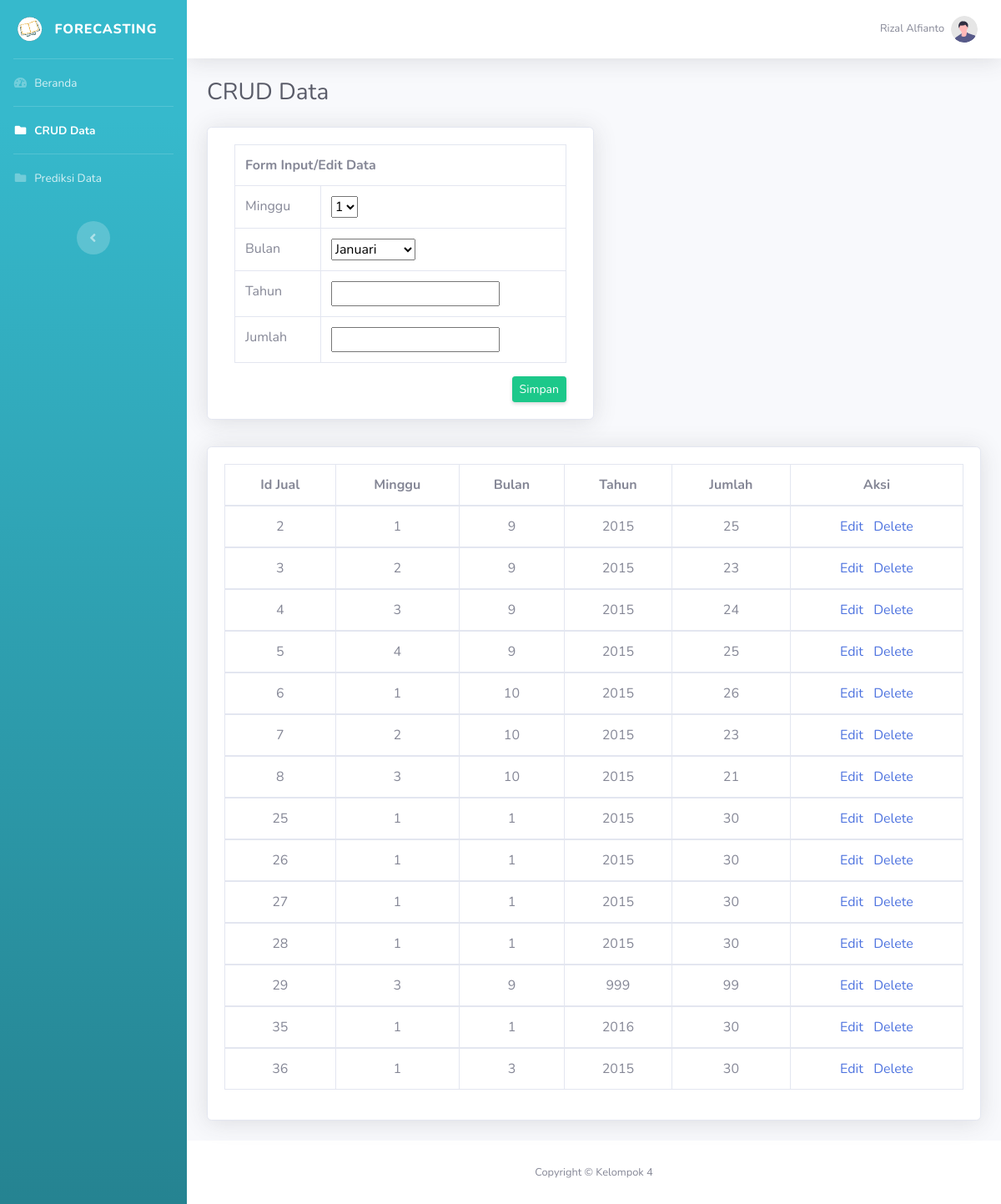
Page /crud_data.php (signed in) on the committed database.
### tables this page shows
CREATE TABLE `penjualan` (
  `id_jual` int(11) NOT NULL,
  `minggu` char(1) NOT NULL,
  `bulan` char(2) NOT NULL,
  `tahun` char(4) NOT NULL,
  `jumlah` int(6) NOT NULL
);

### backend/backend_lihat.php (called while the page is built, shortened)
<?php
    $penjualan = new Penjualan('','','','','');
    $minggu = [
        '1' => '',
        '2' => '',
        '3' => '',
        '4' => '',
    ];
    $bulan = [
        '1' => '',
        '2' => '',
        '3' => '',
        '4' => '',
        '5' => '',
        '6' => '',
        '7' => '',
        '8' => '',
        '9' => '',
        '10' => '',
        '11' => '',
        '12' => '',
    ];
?>

### backend/penjualan.php (called while the page is built, shortened)
<?php
    include_once 'koneksi.php';
    class Penjualan{
        function __construct($id_jual, $minggu, $bulan, $tahun, $jumlah){
            $database = new Database();
            $this->id_jual = $id_jual;
            $this->minggu = $minggu;
            $this->bulan = $bulan;
            $this->tahun = $tahun;
            $this->jumlah = $jumlah;
        }
        public static function readAllData(){
            $arrayPenjualan = array();
            $query = "SELECT * FROM penjualan";
            $database = new Database();
            $connection = $database->connect();
            $result = $connection->query($query) or die($connection->error);
            while ($row=$result->fetch_assoc()){
                $penjualan = new Penjualan(
                    $row['id_jual'],
                    $row['minggu'],
                    $row['bulan'],
                    $row['tahun'],
                    $row['jumlah']
                );
                $arrayPenjualan[$penjualan->id_jual] = $penjualan;
            }
            return $arrayPenjualan;
        }
    }
?>

### backend/koneksi.php (called while the page is built, shortened)
<?php
	class Database{
		private $host="localhost";
		private $user="root";
		private $pass="";
		private $db="forecast";
		public function connect(){
			$this->conn = mysqli_connect($this->host,$this->user,$this->pass,$this->db);
			return $this->conn;
		}
	}
?>

### crud_data.php (the view, shortened to what this page needs)
<!DOCTYPE html>
<?php
include("backend/koneksi.php");
include("backend/penjualan.php");
include("backend/backend_lihat.php");
?>
<html lang="en">
<head>
    <link href="vendor/fontawesome-free/css/all.min.css" rel="stylesheet" type="text/css">
    <link href="css/sb-admin-2.min.css" rel="stylesheet">
    <link href="css/arabic.css" rel="stylesheet" >
</head>
<body id="page-top">
    <div id="wrapper">
        <ul class="navbar-nav bg-gradient-info sidebar sidebar-dark accordion" id="accordionSidebar">
            <a class="sidebar-brand d-flex align-items-center justify-content-center" href="beranda.php">
                <div class="sidebar-brand-icon rotate-n-15">
                    <img src="img/dashboard.png" width="30px" height="30px">
                </div>
                <div class="sidebar-brand-text mx-3">FORECASTING</div>
            </a>
            <hr class="sidebar-divider my-0">
            <li class="nav-item">
                <a class="nav-link" href="beranda.php">
                    <i class="fas fa-fw fa-tachometer-alt"></i>
                    <span>Beranda</span>
                </a>
            </li>
            <hr class="sidebar-divider my-0">
            <li class="nav-item active">
                <a class="nav-link" href="crud_data.php">
                    <i class="fas fa-fw fa-folder"></i>
                    <span>CRUD Data</span>
                </a>
            </li>
            <hr class="sidebar-divider my-0">
            <li class="nav-item">
                <a class="nav-link" href="prediksi_data.php">
                    <i class="fas fa-fw fa-folder"></i>
                    <span>Prediksi Data</span>
                </a>
            </li>
            <br>
            <div class="text-center d-none d-md-inline">
                <button class="rounded-circle border-0" id="sidebarToggle"></button>
            </div>
        </ul>
        <div id="content-wrapper" class="d-flex flex-column">
            <div id="content">
                <nav class="navbar navbar-expand navbar-light bg-white topbar mb-4 static-top shadow">
                    <ul class="navbar-nav ml-auto">
                        <li class="nav-item dropdown no-arrow">
                            <a class="nav-link dropdown-toggle" href="#" id="userDropdown" role="button"
                                data-toggle="dropdown" aria-haspopup="true" aria-expanded="false">
                                <span class="mr-2 d-none d-lg-inline text-gray-600 small"><?php echo $_SESSION["nama"];?></span>
                                <img class="img-profile rounded-circle"
                                    src="img/undraw_profile.svg">
                            </a>
                        </li>
                    </ul>
                </nav>
            <div class="container-fluid">
                <div class="d-sm-flex align-items-center justify-content-between mb-4">
                    <h1 class="h3 mb-0 text-gray-800">CRUD Data</h1>
                </div>
                <section class="mar-top--x-2 mar-bottom--x-2">
                    <div class="card shadow mb-2 col-lg-6">
                        <div class="card-body">
                            <div class="responsive">
                                <table class="table table-bordered" id="dataTable" width="100%" cellspacing="0">
                                    <th id="judul" colspan="2"> Form Input/Edit Data </th>
                                    <tr width="100%">
                                        <td align="left"> Minggu </td>
                                        <td> <select id="dropdown" name="minggu" form="input" method="POST">
                                            <option value="1" <?php echo $minggu['1'] ?> > 1 </option>
                                        </select> </td>
                                    </tr>
                                    <tr width="100%">
                                        <td align="left"> Bulan </td>
                                        <td> <select id="dropdown" name="bulan" form="input" method="POST">
                                            <option value="1" <?php echo $bulan['1'] ?>> Januari </option>
                                        </select> </td>
                                    </tr>
                                    <tr width="100%">
                                        <form action="" method="POST" enctype="multipart/form-data" id="input">
                                        <td align="left"> Tahun </td> <td> <input type="year" name="tahun" width="80%" value="<?php echo $penjualan->tahun ?>" form="input"/> </td>
                                        </form>
                                    </tr>
                                    <tr width="100%">
                                        <form action="" method="POST" enctype="multipart/form-data" id="input">
                                        <td align="left"> Jumlah </td> <td> <input type="text" name="jumlah" width="80%" value="<?php echo $penjualan->jumlah ?>" form="input"/> </td>
                                        </form>
                                    </tr>
                                </table>
                                <form action="" method="POST" enctype="multipart/form-data" id="input" align="right">
                                    <button class="d-none d-sm-inline-block btn btn-sm btn-success shadow-sm" type="submit" name="submit" id="submit" form="input"> Simpan </button>
                                </form>
                            </div>
                        </div>
                    </div>
                </section>
                <br>
                <section class="mar-top--x-3 mar-bottom--x-5">
                    <div class="card shadow mb-4">
                        <div class="card-body">
                            <div class="table-responsive">
                                <table class="table table-bordered" id="dataTable" width="100%" cellspacing="0">
                                    <thead align="center">
                                        <tr>
                                            <th>Id Jual</th>
                                            <th>Minggu</th>
                                            <th>Bulan</th>
                                            <th>Tahun</th>
                                            <th>Jumlah</th>
                                            <th>Aksi</th>
                                        </tr>
                                    </thead>
                                    <?php
                                        $arrayData = Penjualan::readAllData();
                                        foreach ($arrayData as $data){
                                    ?>
                                    <tbody align="center">
                                        <tr>
                                            <td><aaa><?php echo $data->id_jual;?></aaa></td>
                                            <td><aaa><?php echo $data->minggu;?></aaa></td>
                                            <td><aaa><?php echo $data->bulan;?></aaa></td>
                                            <td><aaa><?php echo $data->tahun;?></aaa></td>
                                            <td><aaa><?php echo $data->jumlah;?></aaa></td>
                                            <td>
                                                <a href="crud_data.php?id_jual=<?php echo $data->id_jual; ?>&state=edit" id="actK">Edit</a>
                                                <a href="crud_data.php?id_jual=<?php echo $data->id_jual; ?>&state=delete" id="actK">Delete</a>
                                            </td>
                                        </tr>
                                        <?php
                                            }
                                        ?>
                                    </tbody>
                                </table>
                            </div>
                        </div>
                    </div>
                </section>
            </div>
            <footer class="sticky-footer bg-white">
                <div class="container my-auto">
                    <div class="copyright text-center my-auto">
                        <span>Copyright &copy; Kelompok 4</span>
                    </div>
                </div>
            </footer>
        </div>
    </div>
</body>
</html>

### rows in the picture
penjualan: id_jual "2", minggu "1", bulan "9", tahun "2015", jumlah "25"
penjualan: id_jual "3", minggu "2", bulan "9", tahun "2015", jumlah "23"
penjualan: id_jual "4", minggu "3", bulan "9", tahun "2015", jumlah "24"
penjualan: id_jual "5", minggu "4", bulan "9", tahun "2015", jumlah "25"
penjualan: id_jual "6", minggu "1", bulan "10", tahun "2015", jumlah "26"
penjualan: id_jual "7", minggu "2", bulan "10", tahun "2015", jumlah "23"
penjualan: id_jual "8", minggu "3", bulan "10", tahun "2015", jumlah "21"
penjualan: id_jual "25", minggu "1", bulan "1", tahun "2015", jumlah "30"
penjualan: id_jual "26", minggu "1", bulan "1", tahun "2015", jumlah "30"
penjualan: id_jual "27", minggu "1", bulan "1", tahun "2015", jumlah "30"
penjualan: id_jual "28", minggu "1", bulan "1", tahun "2015", jumlah "30"
penjualan: id_jual "29", minggu "3", bulan "9", tahun "999", jumlah "99"
penjualan: id_jual "35", minggu "1", bulan "1", tahun "2016", jumlah "30"
penjualan: id_jual "36", minggu "1", bulan "3", tahun "2015", jumlah "30"

### other values in the picture
$_SESSION["nama"] "Rizal Alfianto"
